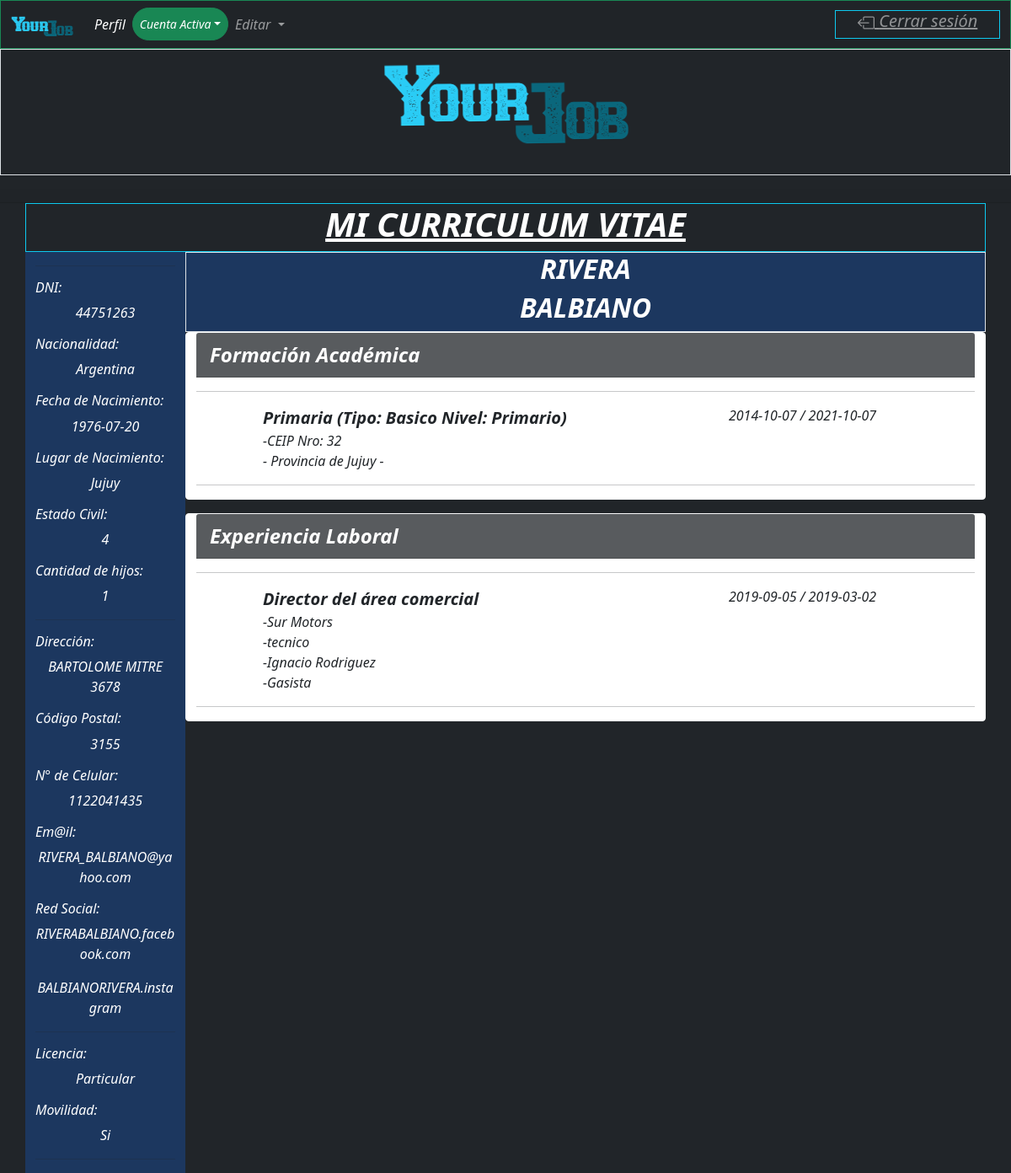
The page /iniciocandidato.php?ms=d (signed in) on the database its author committed.
### tables this page shows
CREATE TABLE IF NOT EXISTS `candidatos` (
  `DNI` int(10) NOT NULL,
  `Apellido` varchar(30) DEFAULT NULL,
  `Comentario` varchar(150) DEFAULT NULL,
  `Contacto` varchar(10) DEFAULT NULL,
  `Domicilio` varchar(30) DEFAULT NULL,
  `Email` varchar(100) DEFAULT NULL,
  `Estado` int(2) DEFAULT NULL,
  `Hijos` int(2) DEFAULT NULL,
  `Licencia` varchar(30) DEFAULT NULL,
  `LugarNac` varchar(30) DEFAULT NULL,
  `Movilidad` enum('Si','No') DEFAULT 'No',
  `Nacimiento` date DEFAULT NULL,
  `Nacionalidad` varchar(30) DEFAULT NULL,
  `idgenero` int(2) NOT NULL COMMENT 'Codigo de la tabla Genero',
  `Nombre` varchar(30) DEFAULT NULL,
  `NumDireccion` varchar(30) DEFAULT NULL,
  `Postal` int(4) DEFAULT NULL,
  `idprov` int(2) NOT NULL,
  `RedSocial1` varchar(100) DEFAULT NULL,
  `RedSocial2` varchar(100) DEFAULT NULL,
  `estado_civil` int(1) DEFAULT NULL,
  PRIMARY KEY (`DNI`),
  KEY `idgenero` (`idgenero`,`Estado`,`Movilidad`,`Postal`,`idprov`,`estado_civil`)
);

CREATE TABLE IF NOT EXISTS `estudios` (
  `ID_Estudio` int(10) NOT NULL,
  `DNI` int(10) NOT NULL,
  `id_Carrera` int(100) NOT NULL,
  `Institucion` varchar(30) NOT NULL,
  `Localidad` varchar(100) DEFAULT NULL,
  `Provincia` varchar(30) NOT NULL,
  `Fc_inicio` date DEFAULT NULL,
  `Fc_fin` date DEFAULT NULL,
  PRIMARY KEY (`ID_Estudio`),
  KEY `DNI` (`DNI`,`id_Carrera`)
);

CREATE TABLE IF NOT EXISTS `carreras` (
  `Id_carrera` int(10) NOT NULL COMMENT 'codigo propio ',
  `tx_carrera` varchar(100) NOT NULL COMMENT 'descripcion sacada de listados oficiales',
  `tipo_Carrera` varchar(30) DEFAULT NULL COMMENT 'descripcion sacada de listados oficiales',
  `nivel` varchar(30) DEFAULT NULL COMMENT 'informacio Propia',
  `cd_nivel` int(2) NOT NULL,
  `accion` varchar(30) NOT NULL,
  `accionnivel` varchar(30) NOT NULL,
  PRIMARY KEY (`Id_carrera`)
);

CREATE TABLE IF NOT EXISTS `experiencia` (
  `Id` int(10) NOT NULL AUTO_INCREMENT COMMENT 'Cod Experiencia Personalizada',
  `DNI` int(10) NOT NULL COMMENT 'Codigo Dni de TBL Candidato',
  `Empresa` varchar(100) DEFAULT NULL,
  `Contacto` varchar(30) DEFAULT NULL,
  `Cont_Tel` varchar(10) DEFAULT NULL COMMENT 'Escribir Tel de Contacto para referencias',
  `Id_puesto` int(10) NOT NULL,
  `Fc_inicio` date NOT NULL,
  `Fc_fin` date NOT NULL,
  `Sector` varchar(30) NOT NULL,
  `Descripcion` varchar(100) NOT NULL,
  PRIMARY KEY (`Id`)
);

CREATE TABLE IF NOT EXISTS `puestos` (
  `Id_puesto` int(10) NOT NULL COMMENT 'cod_ident del puesto',
  `tx_puesto` varchar(100) NOT NULL,
  `accion` varchar(30) NOT NULL,
  PRIMARY KEY (`Id_puesto`)
);

### dbcon.php (called while the page is built, shortened)
<?php
function cunsultadb($consulta)
{
    $servername = "localhost";
    $username = "bot";
    $password = "f4ideEb85YrUIXuU";
    $dbname = "bolsatrabajo";
    $conn = new mysqli($servername, $username, $password, $dbname);
    $conn->query("SET NAMES 'utf8'");
    $resultado = $conn->query($consulta);
    $respfila="0";
    if (!empty($resultado))
    {
        while($fila = $resultado->fetch_assoc())
        {
            $respfila=$fila;
        }
    }
    return $respfila;
}
    function cunsultadbmultiple($consulta)
    {
        $servername = "localhost";
        $username = "bot";
        $password = "f4ideEb85YrUIXuU";
        $dbname = "bolsatrabajo";
        $conn = new mysqli($servername, $username, $password, $dbname);
        $conn->query("SET NAMES 'utf8'");
        $resultado = $conn->query($consulta);
        $arrayRes=array();
        if($resultado){
        while($fila = $resultado->fetch_assoc())
        {
            array_push($arrayRes,$fila);
        };
        };
        return $arrayRes;
    }
 ?>

### infocv.php (the view, shortened to what this page needs)
<?php
$datosp = cunsultadb($consulta);
$consulta=sprintf("SELECT * FROM experiencia JOIN puestos on experiencia.Id_puesto=puestos.Id_puesto WHERE DNI='%s' ",$_SESSION['id']);
$experiencias=cunsultadbmultiple($consulta);
$consulta=sprintf("SELECT * FROM estudios join carreras on estudios.id_Carrera=carreras.Id_carrera WHERE DNI='%s' ",$_SESSION['id']);
$estudios=cunsultadbmultiple($consulta);
?>
<body >
<div class="container bg-dark fst-italic border border-info">
            <div class="row">
                <h1 class="text-center text-white text-decoration-underline fw-bolder text-uppercase"> Mi Curriculum Vitae </h1>
            </div>
        </div>
<div class="container fst-italic">
    <div class="row">
        <div class="col-2 bg-primary bg-opacity-25 ">
            <hr width="100%" color="white">
            <h6 class="card-title text-white">DNI:</h6>
            <p class="card-text text-white text-center break text-break"><?php echo $_SESSION['id'];?></p>
            <h6 class="card-title text-white">Nacionalidad:</h6>
            <p class="card-text text-white text-center break text-break"><?php echo $datosp['Nacionalidad'];?></p>
            <h6 class="card-title text-white">Fecha de Nacimiento:</h6>
            <p class="card-text text-white text-center text-break"><?php echo $datosp['Nacimiento'];?></p>
            <h6 class="card-title text-white">Lugar de Nacimiento:</h6>
            <p class="card-text text-white text-center text-break"><?php echo $datosp['LugarNac'];?></p>
            <h6 class="card-title text-white">Estado Civil:</h6>
            <p class="card-text text-white text-center text-break"><?php echo $datosp['estado_civil'];?></p>
            <h6 class="card-title text-white">Cantidad de hijos:</h6>
            <p class="card-text text-white text-center text-break"><?php echo $datosp['Hijos'];?></p>
            <hr width="100%" color="white">
            <h6 class="card-title text-white">Dirección:</h6>
            <p class="card-text text-white text-center text-break"><?php echo $datosp['Domicilio'];?>  <?php echo $datosp['NumDireccion'];?></p>
            <h6 class="card-title text-white">Código Postal:</h6>
            <p class="card-text text-white text-center text-break"><?php echo $datosp['Postal'];?></p>
            <h6 class="card-title text-white">N° de Celular:</h6>
            <p class="card-text text-white text-center text-break"><?php echo $datosp['Contacto'];?></p>
            <h6 class="card-title text-white ">Em@il:</h6>
            <p class="card-text text-white text-center text-break"><?php echo $datosp['Email'];?></p>
            <h6 class="card-title text-white ">Red Social:</h6>
            <p class="card-text text-white text-center text-break"><?php echo $datosp['RedSocial1'];?></p>
            <p class="card-text text-white text-center text-break"><?php echo $datosp['RedSocial2'];?></p>
            <hr width="100%" color="white">
            <h6 class="card-title text-white">Licencia:</h6>
            <p class="card-text text-white text-center text-break"><?php echo $datosp['Licencia'];?></p>
            <h6 class="card-title text-white">Movilidad:</h6>
            <p class="card-text text-white text-center text-break"><?php echo $datosp['Movilidad'];?></p>
            <hr>
        </div>
        <div class="col-10">
            <div class="row border bg-primary bg-opacity-25 text-white ">
                <h2 class="text-center text-uppercase fw-bolder"> <?php echo $datosp['Nombre'];?></h2>
                <h2 class="text-center text-uppercase fw-bolder"> <?php echo $datosp['Apellido'];?></h2>
            </div>
            <div class="row">
            <div class="card border-light mb-3" style="max-width: S3rem;">
                <div class="card-header bg-dark bg-opacity-75 text-white fs-4 fw-bolder ">Formación Académica</div><hr>
                <?php if (count($estudios)>0)
                {
                foreach ($estudios as $fila)
                        {
                           $carrera= $fila["tx_carrera"].'  (Tipo: '.$fila["tipo_Carrera"].' Nivel: '.$fila["nivel"].')';
                            printf(" <div class='row'>
                            <div class='col-1'></div>
                            <div class='col-7'>
                            <div class='row text-start fw-bolder fs-5 lh-2'><p class='card-text'>%s</p></div>
                            <div class='row fw-normal fs-6 lh-2'><p class='card-text'>-%s</p></div>
                            <div class='row fw-normal fs-6 lh-2'><p class='card-text'>%s - %s - %s</p></div>
                            </div>
                            <div class='col-3'>
                            <div class='row'><p class='card-text'>%s   /   %s</p></div>
                            </div>
                            <div class='col-1'></div>
                        </div>",$carrera,$fila['Institucion'],$fila['Pais'],$fila['Provincia'],$fila['Localidad'],$fila['Fc_inicio'],$fila['Fc_fin']);?>
                        <hr width="100%" color="white"><?php
                        };
                    };
                ?>
            </div>
            </div>
            <div class="row">
            <div class="card border-light mb-3" style="max-width: S3rem;">
                <div class="card-header bg-dark bg-opacity-75 fw-bolder text-white fs-4">Experiencia Laboral</div><hr>
                <?php if (count($experiencias)>0)
                {
                foreach ($experiencias as $fila)
                        {
                            printf(" <div class='row'>
                            <div class='col-1'></div>
                            <div class='col-7'>
                            <div class='row text-start fw-bolder fs-5 lh-2'><p class='card-text'>%s</p></div>
                            <div class='row fw-normal fs-6 lh-2'><p class='card-text'>-%s</p></div>
                            <div class='row fw-normal fs-6 lh-2'><p class='card-text'>-%s</p></div>
                            <div class='row fw-normal fs-6 lh-2'><p class='card-text'>-%s</p></div>
                            <div class='row fw-normal fs-6 lh-2'><p class='card-text'>-%s</p></div>
                            </div>
                            <div class='col-3'>
                            <div class='row'><p class='card-text'>%s   /   %s</p></div>
                            </div>
                            <div class='col-1'></div>
                        </div>",$fila['tx_puesto'],$fila['Empresa'],$fila['Sector'],$fila['Contacto'],$fila['Descripcion'],$fila['Fc_inicio'],$fila['Fc_fin']);?>
                        <hr width="100%" color="white"><?php
                        };
                    };
                ?>
            </div>
            </div>
        </div>
    </div>
</div>
</body>

### rows shown on the page
candidatos: Nacionalidad "Argentina", Nacimiento "1976-07-20", LugarNac "Jujuy", estado_civil "4", Hijos "1", Domicilio "BARTOLOME MITRE", NumDireccion "3678", Postal "3155", Contacto "1122041435", Email "RIVERA_BALBIANO@yahoo.com", RedSocial1 "RIVERABALBIANO.facebook.com", RedSocial2 "BALBIANORIVERA.instagram", Licencia "Particular", Movilidad "Si", Nombre "RIVERA", Apellido "BALBIANO"
estudios: id_Carrera.nivel "Primaria (Tipo: Basico Nivel: Primario)", Institucion "CEIP Nro: 32", Provincia "Provincia de Jujuy", Fc_inicio "2014-10-07", Fc_fin "2021-10-07"
experiencia: Id_puesto.tx_puesto "Director del área comercial", Empresa "Sur Motors", Sector "tecnico", Contacto "Ignacio Rodriguez", Descripcion "Gasista", Fc_inicio "2019-09-05", Fc_fin "2019-03-02"

### other values the page prints
$_SESSION['id'] "44751263"
